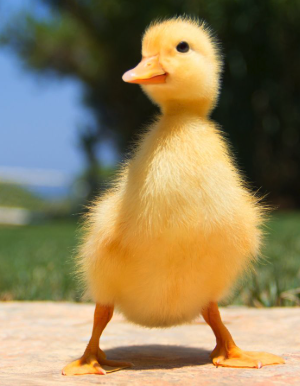
#> input picture image1.png, 300 x 386 px
$ python plot.py
#> lines starting #> are read from the running program, lines starting #| are printed output that depends on the picture
import matplotlib.pyplot as plt
import matplotlib.image as mpimg
import numpy as np
from scipy import *

from scipy.ndimage import rotate

img1 = mpimg.imread('image1.png')
#> img1 is the input picture: shape (386, 300, 4) float32; mean R, G, B, A 0.565, 0.5, 0.354, 1
image2 = mpimg.imread('image2.png')
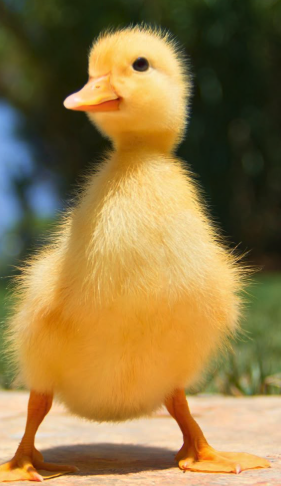
#> input picture image2.png, 281 x 486 px
#> image2 is the input picture: shape (486, 281, 4) float32; mean R, G, B, A 0.579, 0.477, 0.271, 1
im3 = mpimg.imread('image3.png')
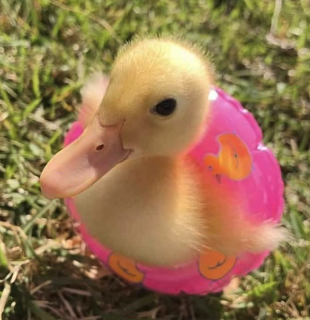
#> input picture image3.png, 310 x 320 px
#> im3 is the input picture: shape (320, 310, 4) float32; mean R, G, B, A 0.587, 0.454, 0.311, 1
img4 = mpimg.imread('image4.png')
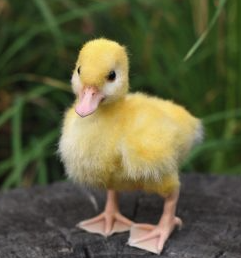
#> input picture image4.png, 241 x 258 px
#> img4 is the input picture: shape (258, 241, 4) float32; mean R, G, B, A 0.363, 0.364, 0.245, 1

rotated2 = rotate(image2, -15, reshape=False)
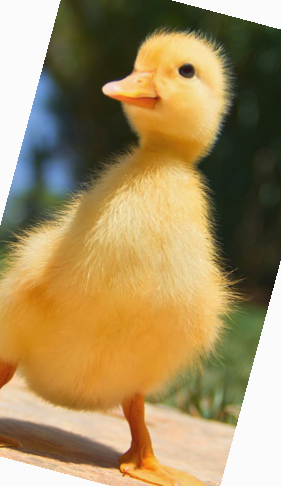
#> rotated2: shape (486, 281, 4) float32; mean R, G, B, A 0.523, 0.428, 0.241, 0.875; transparent parts drawn white
shifted3 = np.roll(im3, 40, axis=0)
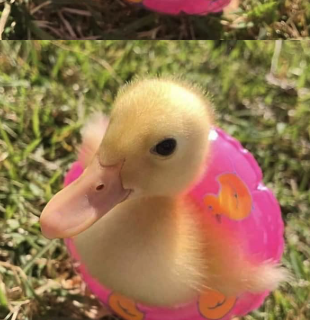
#> shifted3: shape (320, 310, 4) float32; mean R, G, B, A 0.587, 0.454, 0.311, 1

### This is all self-explanatory
fig,ax= plt.subplots(1,4)
ax[0].imshow(img1[::-1])
ax[1].imshow(rotated2*np.cos(np.deg2rad(15))) # Rotates the duck back???
ax[2].imshow(np.roll(im3, 60, axis=0)) # Shift the duck down by 60 pixels to center it better
ax[3].imshow(img4)
plt.axis('off')
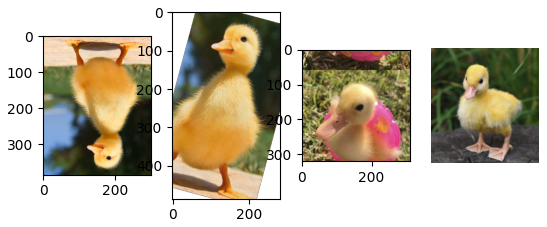
#> figure drawn by matplotlib, 4 panels
